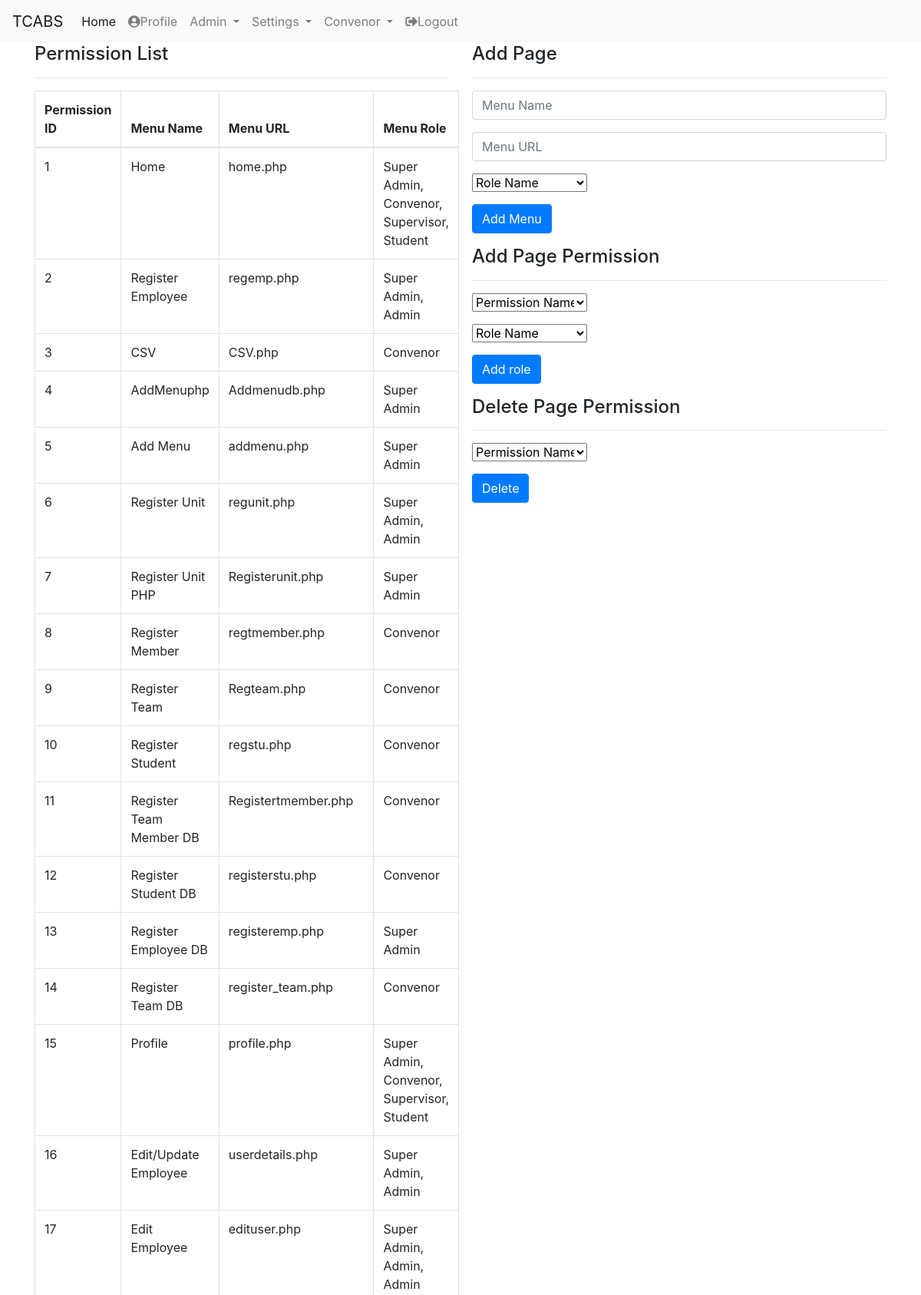
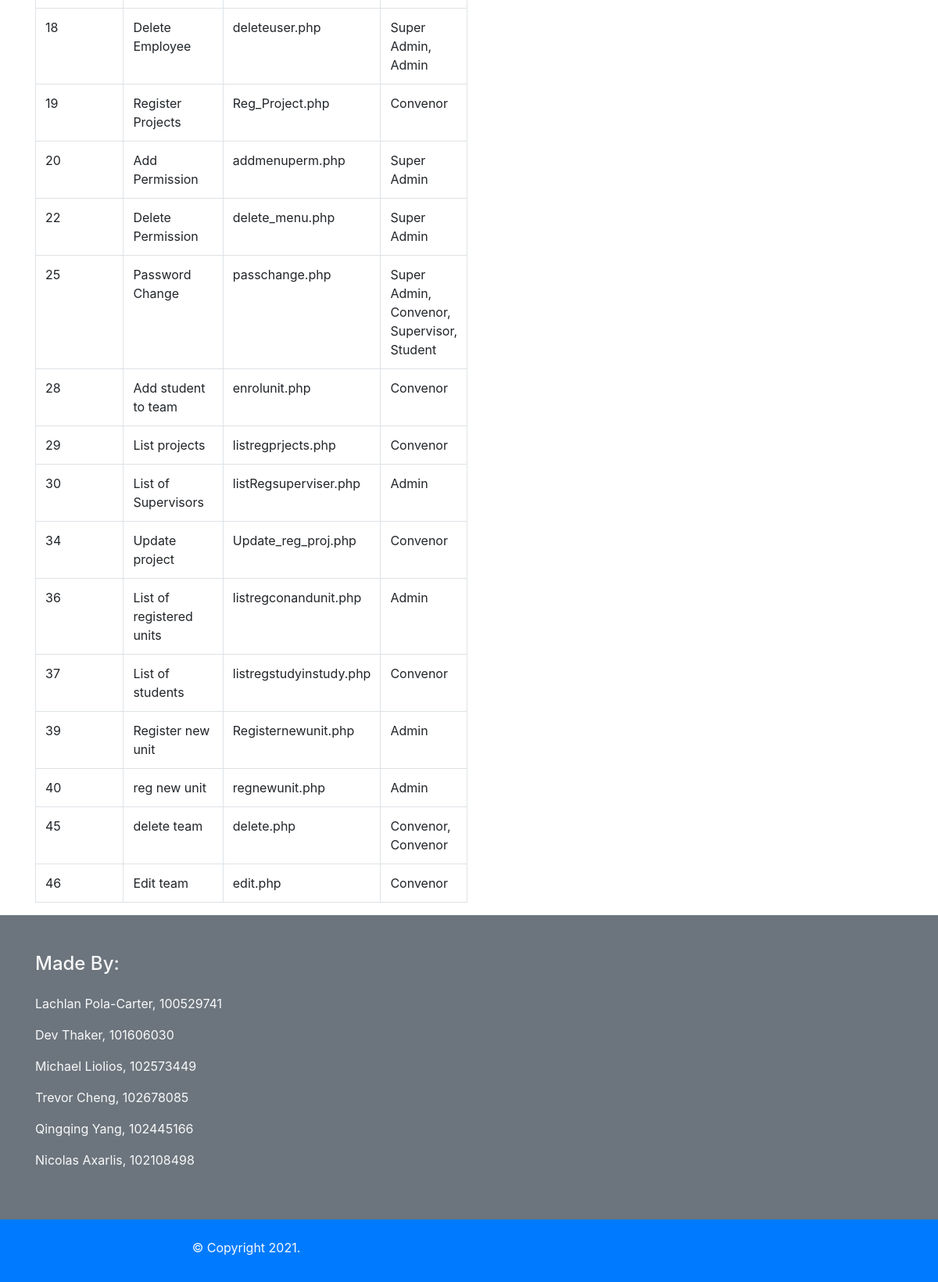
Screenshot of /addmenu.php (signed in) with the database file from the repository (2 pictures, top to bottom).
### tables this page shows
CREATE TABLE `roles` (
  `RoleID` int(2) NOT NULL,
  `Rolename` varchar(50) NOT NULL
);

CREATE TABLE `permissions` (
  `PermID` int(10) NOT NULL,
  `Permname` varchar(50) NOT NULL,
  `pMenuurl` varchar(200) NOT NULL,
  `pMenustat` varchar(20) NOT NULL DEFAULT 'Enable'
);

### addmenu.php (the view, shortened to what this page needs)
<!DOCTYPE html>
<html>
<head>
	</head>
<?php include 'head.php';?>
<body>
<?php
include 'login.php';
include 'navbar.php';
?>
<div class="container">
<div class="row">
		<div class="col-md-6">
			<h4>Permission List</h4>
			<hr>
			<table class="table table-bordered">
				<thead>
					<tr>
						<th>Permission ID</th>
						<th>Menu Name</th>
						<th>Menu URL</th>
						<th>Menu Role</th>
					</tr>
				</thead>
				<tbody>
						<?php
						$menulistqry="SELECT * from permissions where pmenustat='Enable'";
						$menulistres=mysqli_query($con,$menulistqry);
						while ($menudata=mysqli_fetch_assoc($menulistres)) {
							$PermID = $menudata['PermID'];
							$menulistqrySQL="SELECT Rolename From roles JOIN (rolespermissions, permissions) ON (rolespermissions.RoleID=roles.RoleID and permissions.PermID=rolespermissions.PermID) WHERE permissions.PermID=$PermID";
							$menulistres2=mysqli_query($con,$menulistqrySQL);
							$menudata2=mysqli_fetch_all($menulistres2);
							$menudata2imp = implode(', ', array_column($menudata2, 0));
						?>
						<tr>
							<td><?php echo $menudata['PermID'];?></td>
							<td><?php echo $menudata['Permname'];?></td>
							<td><?php echo $menudata['pMenuurl'];?></td>
							<td><?php echo $menudata2imp;?></td>
							</tr>
						<?php
						}
						?>
				</tbody>
			</table>
		</div>
		<div class="col-md-6">
			<h4>Add Page</h4>
			<hr>
			<form method="post" action="addmenudb.php">
				<div class="form-group">
					<input type="text" name="menu_name" id="menu_name" placeholder="Menu Name" class="form-control" />
				</div>
				<div class="form-group">
					<input type="text" name="menu_Url" id="menu_Url" placeholder="Menu URL" class="form-control" />
				</div>
				<div class="form-group">
				<select name="menu_role" placeholder="Menu role Level" id="Role" required>
				<option selected disabled>Role Name</option>
					</select>
				</div>
				<div class="form-group">
					<input name="menu_submit" class="btn btn-primary" type="submit" value="Add Menu"/>
				</div>
				</form>
			<h4>Add Page Permission</h4>
			<hr>
			<form method="post" action="addmenuperm.php">
				<div class="form-group">
				<select name="Perm_Name" id="Perm_Name" required>
				<option selected disabled>Permission Name</option>
					</select>
				</div>
				<div class="form-group">
				<select name="menu_role_add" id="menu_role_add" required>
				<option selected disabled>Role Name</option>
					</select>
				</div>
				<div class="form-group">
					<input name="menu_submit" class="btn btn-primary" type="submit" value="Add role"/>
				</div>
			</form>
			<h4>Delete Page Permission</h4>
			<hr>
			<form method="post" action="delete_menu.php">
				<div class="form-group">
				<select name="Perm_Name" id="Perm_Name" required>
				<option selected disabled>Permission Name</option>
					</select>
				</div>
				<div class="form-group">
					<input name="menu_submit" class="btn btn-primary" type="submit" value="Delete"/>
				</div>
			</form>
		</div>
	</div>
</div>
<?php include 'Footer.php';?>
</body>
</html>

### navbar.php (shortened to what this page needs)
	<nav class="navbar navbar-expand-lg navbar-light bg-light">
  <a class="navbar-brand" href="home.php">TCABS</a>
  <div class="collapse navbar-collapse" id="navbarNavDropdown">
    <ul class="navbar-nav">
      <li class="nav-item active">
        <a class="nav-link" href="home.php">Home <span class="sr-only">(current)</span></a>
      </li>
      <li class="nav-item">
        <a class="nav-link" href="profile.php"><i class="fas fa-user-circle"></i>Profile</a>
      </li>
      <?php
$UID = $_SESSION['id'];
$nav=mysqli_query($con,"SELECT roles.RoleID FROM roles JOIN (userroles, user) ON (userroles.RoleID=roles.RoleID AND user.UserID=userroles.UserID) WHERE user.UserID = $UID;");
while($data=mysqli_fetch_assoc($nav))
  {
   if(in_array(1, $data)){
    include 'admin.php';
    include 'settings.php';
  }
  if(in_array(3, $data)){
    include 'convenor.php';
  }
  }
      ?>
            <li class="nav-item">
        <a class="nav-link" href="logout.php"><i class="fas fa-sign-out-alt"></i>Logout</a>
      </li>
    </ul>
</div>
</nav>

### admin.php (shortened to what this page needs)
<li class="nav-item dropdown">
        <a class="nav-link dropdown-toggle" href="#" id="navbarDropdownMenuLink" data-toggle="dropdown" aria-haspopup="true" aria-expanded="false">
          Admin
        </a>
      </li>

### settings.php (shortened to what this page needs)
<li class="nav-item dropdown">
        <a class="nav-link dropdown-toggle" href="#" id="navbarDropdownMenuLink" data-toggle="dropdown" aria-haspopup="true" aria-expanded="false">
          Settings
        </a>
      </li>

### convenor.php (shortened to what this page needs)
<li class="nav-item dropdown">
        <a class="nav-link dropdown-toggle" href="#" id="navbarDropdownMenuLink" data-toggle="dropdown" aria-haspopup="true" aria-expanded="false">
          Convenor
        </a>
      </li>

### style.css (style rules this page uses)
* { box-sizing: border-box; font-family: -apple-system, BlinkMacSystemFont, "segoe ui", roboto, oxygen, ubuntu, cantarell, "fira sans", "droid sans", "helvetica neue", Arial, sans-serif; font-size: 16px; -webkit-font-smoothing: antialiased; -moz-osx-font-smoothing: grayscale; }
body { background-color: #435165; }
body { background-color: #435165; margin: 0; }
select { width: 150px; margin: 10px; }

### rows the page displays
roles: shows "Admin"
roles: shows "Convenor"
permissions: PermID "1", Permname "Home", pMenuurl "home.php", menudata2imp "Super Admin, Convenor, Supervisor, Student"
permissions: PermID "2", Permname "Register Employee", pMenuurl "regemp.php", menudata2imp "Super Admin, Admin"
permissions: PermID "3", Permname "CSV", pMenuurl "CSV.php", menudata2imp "Convenor"
permissions: PermID "4", Permname "AddMenuphp", pMenuurl "Addmenudb.php", menudata2imp "Super Admin"
permissions: PermID "5", Permname "Add Menu", pMenuurl "addmenu.php", menudata2imp "Super Admin"
permissions: PermID "6", Permname "Register Unit", pMenuurl "regunit.php", menudata2imp "Super Admin, Admin"
permissions: PermID "7", Permname "Register Unit PHP", pMenuurl "Registerunit.php", menudata2imp "Super Admin"
permissions: PermID "8", Permname "Register Member", pMenuurl "regtmember.php", menudata2imp "Convenor"
permissions: PermID "9", Permname "Register Team", pMenuurl "Regteam.php", menudata2imp "Convenor"
permissions: PermID "10", Permname "Register Student", pMenuurl "regstu.php", menudata2imp "Convenor"
permissions: PermID "11", Permname "Register Team Member DB", pMenuurl "Registertmember.php", menudata2imp "Convenor"
permissions: PermID "12", Permname "Register Student DB", pMenuurl "registerstu.php", menudata2imp "Convenor"
permissions: PermID "13", Permname "Register Employee DB", pMenuurl "registeremp.php", menudata2imp "Super Admin"
permissions: PermID "14", Permname "Register Team DB", pMenuurl "register_team.php", menudata2imp "Convenor"
permissions: PermID "15", Permname "Profile", pMenuurl "profile.php", menudata2imp "Super Admin, Convenor, Supervisor, Student"
permissions: PermID "16", Permname "Edit/Update Employee", pMenuurl "userdetails.php", menudata2imp "Super Admin, Admin"
permissions: PermID "17", Permname "Edit Employee", pMenuurl "edituser.php", menudata2imp "Super Admin, Admin, Admin"
permissions: PermID "18", Permname "Delete Employee", pMenuurl "deleteuser.php", menudata2imp "Super Admin, Admin"
permissions: PermID "19", Permname "Register Projects", pMenuurl "Reg_Project.php", menudata2imp "Convenor"
permissions: PermID "20", Permname "Add Permission", pMenuurl "addmenuperm.php", menudata2imp "Super Admin"
permissions: PermID "22", Permname "Delete Permission", pMenuurl "delete_menu.php", menudata2imp "Super Admin"
permissions: PermID "25", Permname "Password Change", pMenuurl "passchange.php", menudata2imp "Super Admin, Convenor, Supervisor, Student"
permissions: PermID "28", Permname "Add student to team", pMenuurl "enrolunit.php", menudata2imp "Convenor"
permissions: PermID "29", Permname "List projects", pMenuurl "listregprjects.php", menudata2imp "Convenor"
permissions: PermID "30", Permname "List of Supervisors", pMenuurl "listRegsuperviser.php", menudata2imp "Admin"
permissions: PermID "34", Permname "Update project", pMenuurl "Update_reg_proj.php", menudata2imp "Convenor"
permissions: PermID "36", Permname "List of registered units", pMenuurl "listregconandunit.php", menudata2imp "Admin"
permissions: PermID "37", Permname "List of students", pMenuurl "listregstudyinstudy.php", menudata2imp "Convenor"
permissions: PermID "39", Permname "Register new unit", pMenuurl "Registernewunit.php", menudata2imp "Admin"
permissions: PermID "40", Permname "reg new unit", pMenuurl "regnewunit.php", menudata2imp "Admin"
permissions: PermID "45", Permname "delete team", pMenuurl "delete.php", menudata2imp "Convenor, Convenor"
permissions: PermID "46", Permname "Edit team", pMenuurl "edit.php", menudata2imp "Convenor"
